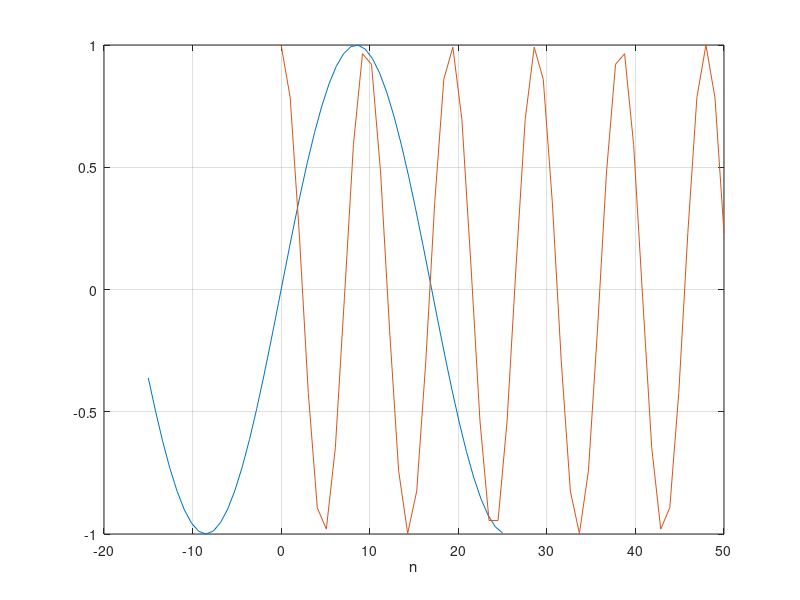
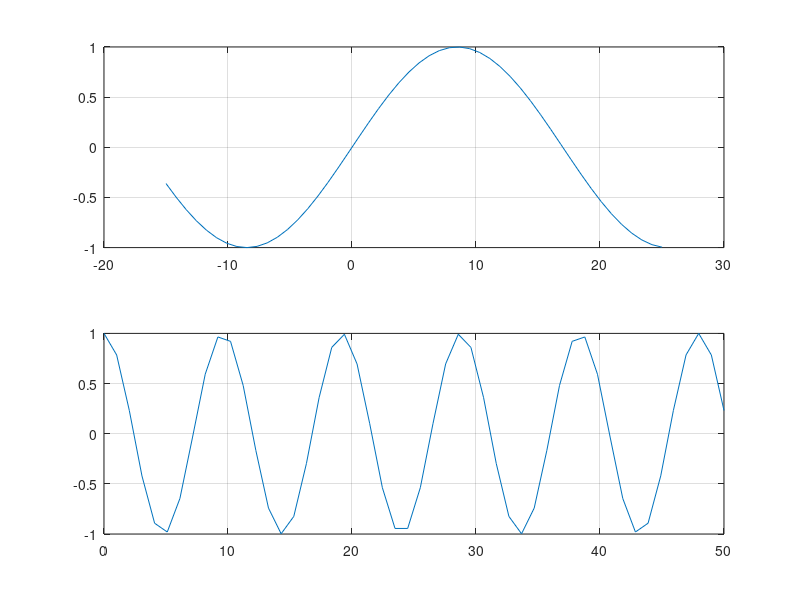

Here is the MATLAB script that generated these plots, in order:
clear all
close all
v=[0,0,0,0,0,1,0,0,0,0,0,1,0,0,0,0,0,1,0,0,0];
size(v)
n=0:20;
m=-5:15;
%figure(1);
%subplot(2,1,1),plot(n,v),grid,ylabel('v'),xlabel('n');
%subplot(2,1,2),plot(m,v),grid,ylabel('v'),xlabel('n');
%b)
t=abs(10-n);
%figure(2);
%plot(n,t), grid ,text('Vectorul t in functie de vectorul n')
n1=linspace(-15,25,50);
n2=linspace(0,50,50);
x1=sin((pi/17)*n1);
x2=cos(pi/sqrt(23)*n2);
figure(3)
plot(n1,x1,n2,x2),grid,xlabel('n')
figure(4)
subplot(2,1,1),plot(n1,x1),grid
subplot(2,1,2),plot(n2,x2),grid
